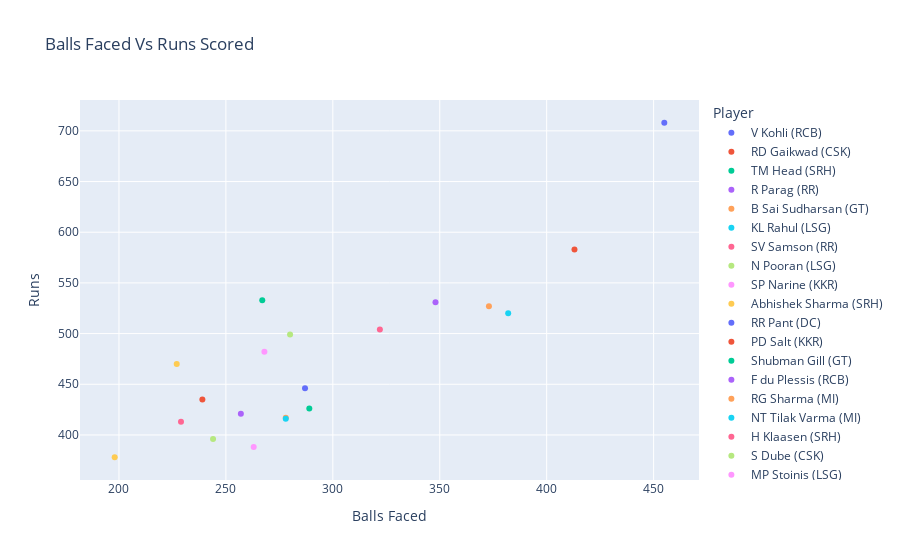

The code cell stored with this chart in its notebook:
### Code cell
px.scatter(df.head(20), x='BF', y='Runs', color='Player', title='Balls Faced Vs Runs Scored', labels={'BF':'Balls Faced'})

### Figure 1 — Plotly figure (JSON) as saved in the notebook; plotly's stock layout.template omitted (floating-point values rounded to 4 significant figures)
{"data": [{"hovertemplate": "Player=V Kohli (RCB)<br>Balls Faced=%{x}<br>Runs=%{y}<extra></extra>", "legendgroup": "V Kohli (RCB)", "marker": {"color": "#636efa", "symbol": "circle"}, "mode": "markers", "name": "V Kohli (RCB)", "orientation": "v", "showlegend": true, "type": "scatter", "x": [455], "xaxis": "x", "y": [708], "yaxis": "y"}, {"hovertemplate": "Player=RD Gaikwad (CSK)<br>Balls Faced=%{x}<br>Runs=%{y}<extra></extra>", "legendgroup": "RD Gaikwad (CSK)", "marker": {"color": "#EF553B", "symbol": "circle"}, "mode": "markers", "name": "RD Gaikwad (CSK)", "orientation": "v", "showlegend": true, "type": "scatter", "x": [413], "xaxis": "x", "y": [583], "yaxis": "y"}, {"hovertemplate": "Player=TM Head (SRH)<br>Balls Faced=%{x}<br>Runs=%{y}<extra></extra>", "legendgroup": "TM Head (SRH)", "marker": {"color": "#00cc96", "symbol": "circle"}, "mode": "markers", "name": "TM Head (SRH)", "orientation": "v", "showlegend": true, "type": "scatter", "x": [267], "xaxis": "x", "y": [533], "yaxis": "y"}, {"hovertemplate": "Player=R Parag (RR)<br>Balls Faced=%{x}<br>Runs=%{y}<extra></extra>", "legendgroup": "R Parag (RR)", "marker": {"color": "#ab63fa", "symbol": "circle"}, "mode": "markers", "name": "R Parag (RR)", "orientation": "v", "showlegend": true, "type": "scatter", "x": [348], "xaxis": "x", "y": [531], "yaxis": "y"}, {"hovertemplate": "Player=B Sai Sudharsan (GT)<br>Balls Faced=%{x}<br>Runs=%{y}<extra></extra>", "legendgroup": "B Sai Sudharsan (GT)", "marker": {"color": "#FFA15A", "symbol": "circle"}, "mode": "markers", "name": "B Sai Sudharsan (GT)", "orientation": "v", "showlegend": true, "type": "scatter", "x": [373], "xaxis": "x", "y": [527], "yaxis": "y"}, {"hovertemplate": "Player=KL Rahul (LSG)<br>Balls Faced=%{x}<br>Runs=%{y}<extra></extra>", "legendgroup": "KL Rahul (LSG)", "marker": {"color": "#19d3f3", "symbol": "circle"}, "mode": "markers", "name": "KL Rahul (LSG)", "orientation": "v", "showlegend": true, "type": "scatter", "x": [382], "xaxis": "x", "y": [520], "yaxis": "y"}, {"hovertemplate": "Player=SV Samson (RR)<br>Balls Faced=%{x}<br>Runs=%{y}<extra></extra>", "legendgroup": "SV Samson (RR)", "marker": {"color": "#FF6692", "symbol": "circle"}, "mode": "markers", "name": "SV Samson (RR)", "orientation": "v", "showlegend": true, "type": "scatter", "x": [322], "xaxis": "x", "y": [504], "yaxis": "y"}, {"hovertemplate": "Player=N Pooran (LSG)<br>Balls Faced=%{x}<br>Runs=%{y}<extra></extra>", "legendgroup": "N Pooran (LSG)", "marker": {"color": "#B6E880", "symbol": "circle"}, "mode": "markers", "name": "N Pooran (LSG)", "orientation": "v", "showlegend": true, "type": "scatter", "x": [280], "xaxis": "x", "y": [499], "yaxis": "y"}, {"hovertemplate": "Player=SP Narine (KKR)<br>Balls Faced=%{x}<br>Runs=%{y}<extra></extra>", "legendgroup": "SP Narine (KKR)", "marker": {"color": "#FF97FF", "symbol": "circle"}, "mode": "markers", "name": "SP Narine (KKR)", "orientation": "v", "showlegend": true, "type": "scatter", "x": [268], "xaxis": "x", "y": [482], "yaxis": "y"}, {"hovertemplate": "Player=Abhishek Sharma (SRH)<br>Balls Faced=%{x}<br>Runs=%{y}<extra></extra>", "legendgroup": "Abhishek Sharma (SRH)", "marker": {"color": "#FECB52", "symbol": "circle"}, "mode": "markers", "name": "Abhishek Sharma (SRH)", "orientation": "v", "showlegend": true, "type": "scatter", "x": [227], "xaxis": "x", "y": [470], "yaxis": "y"}, {"hovertemplate": "Player=RR Pant (DC)<br>Balls Faced=%{x}<br>Runs=%{y}<extra></extra>", "legendgroup": "RR Pant (DC)", "marker": {"color": "#636efa", "symbol": "circle"}, "mode": "markers", "name": "RR Pant (DC)", "orientation": "v", "showlegend": true, "type": "scatter", "x": [287], "xaxis": "x", "y": [446], "yaxis": "y"}, {"hovertemplate": "Player=PD Salt (KKR)<br>Balls Faced=%{x}<br>Runs=%{y}<extra></extra>", "legendgroup": "PD Salt (KKR)", "marker": {"color": "#EF553B", "symbol": "circle"}, "mode": "markers", "name": "PD Salt (KKR)", "orientation": "v", "showlegend": true, "type": "scatter", "x": [239], "xaxis": "x", "y": [435], "yaxis": "y"}, {"hovertemplate": "Player=Shubman Gill (GT)<br>Balls Faced=%{x}<br>Runs=%{y}<extra></extra>", "legendgroup": "Shubman Gill (GT)", "marker": {"color": "#00cc96", "symbol": "circle"}, "mode": "markers", "name": "Shubman Gill (GT)", "orientation": "v", "showlegend": true, "type": "scatter", "x": [289], "xaxis": "x", "y": [426], "yaxis": "y"}, {"hovertemplate": "Player=F du Plessis (RCB)<br>Balls Faced=%{x}<br>Runs=%{y}<extra></extra>", "legendgroup": "F du Plessis (RCB)", "marker": {"color": "#ab63fa", "symbol": "circle"}, "mode": "markers", "name": "F du Plessis (RCB)", "orientation": "v", "showlegend": true, "type": "scatter", "x": [257], "xaxis": "x", "y": [421], "yaxis": "y"}, {"hovertemplate": "Player=RG Sharma (MI)<br>Balls Faced=%{x}<br>Runs=%{y}<extra></extra>", "legendgroup": "RG Sharma (MI)", "marker": {"color": "#FFA15A", "symbol": "circle"}, "mode": "markers", "name": "RG Sharma (MI)", "orientation": "v", "showlegend": true, "type": "scatter", "x": [278], "xaxis": "x", "y": [417], "yaxis": "y"}, {"hovertemplate": "Player=NT Tilak Varma (MI)<br>Balls Faced=%{x}<br>Runs=%{y}<extra></extra>", "legendgroup": "NT Tilak Varma (MI)", "marker": {"color": "#19d3f3", "symbol": "circle"}, "mode": "markers", "name": "NT Tilak Varma (MI)", "orientation": "v", "showlegend": true, "type": "scatter", "x": [278], "xaxis": "x", "y": [416], "yaxis": "y"}, {"hovertemplate": "Player=H Klaasen (SRH)<br>Balls Faced=%{x}<br>Runs=%{y}<extra></extra>", "legendgroup": "H Klaasen (SRH)", "marker": {"color": "#FF6692", "symbol": "circle"}, "mode": "markers", "name": "H Klaasen (SRH)", "orientation": "v", "showlegend": true, "type": "scatter", "x": [229], "xaxis": "x", "y": [413], "yaxis": "y"}, {"hovertemplate": "Player=S Dube (CSK)<br>Balls Faced=%{x}<br>Runs=%{y}<extra></extra>", "legendgroup": "S Dube (CSK)", "marker": {"color": "#B6E880", "symbol": "circle"}, "mode": "markers", "name": "S Dube (CSK)", "orientation": "v", "showlegend": true, "type": "scatter", "x": [244], "xaxis": "x", "y": [396], "yaxis": "y"}, {"hovertemplate": "Player=MP Stoinis (LSG)<br>Balls Faced=%{x}<br>Runs=%{y}<extra></extra>", "legendgroup": "MP Stoinis (LSG)", "marker": {"color": "#FF97FF", "symbol": "circle"}, "mode": "markers", "name": "MP Stoinis (LSG)", "orientation": "v", "showlegend": true, "type": "scatter", "x": [263], "xaxis": "x", "y": [388], "yaxis": "y"}, {"hovertemplate": "Player=T Stubbs (DC)<br>Balls Faced=%{x}<br>Runs=%{y}<extra></extra>", "legendgroup": "T Stubbs (DC)", "marker": {"color": "#FECB52", "symbol": "circle"}, "mode": "markers", "name": "T Stubbs (DC)", "orientation": "v", "showlegend": true, "type": "scatter", "x": [198], "xaxis": "x", "y": [378], "yaxis": "y"}], "layout": {"legend": {"title": {"text": "Player"}, "tracegroupgap": 0}, "title": {"text": "Balls Faced Vs Runs Scored"}, "xaxis": {"anchor": "y", "domain": [0, 1], "title": {"text": "Balls Faced"}}, "yaxis": {"anchor": "x", "domain": [0, 1], "title": {"text": "Runs"}}}}
